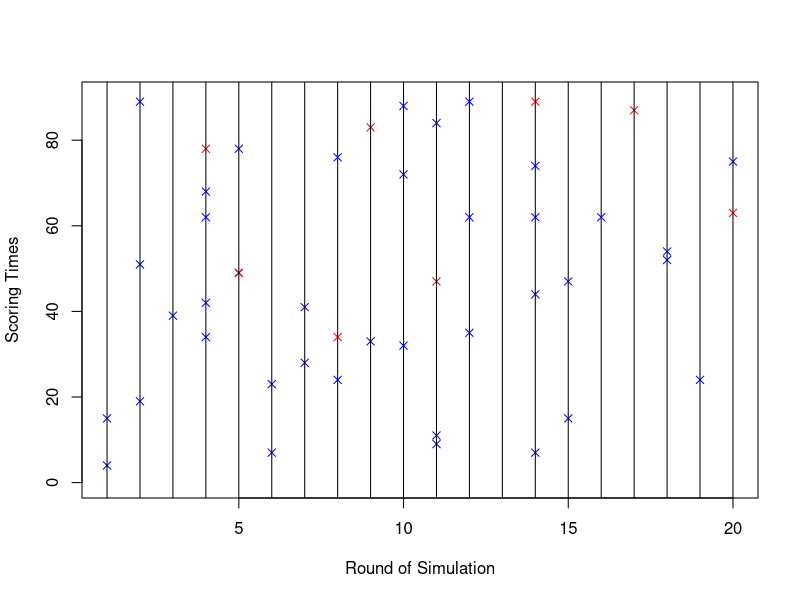
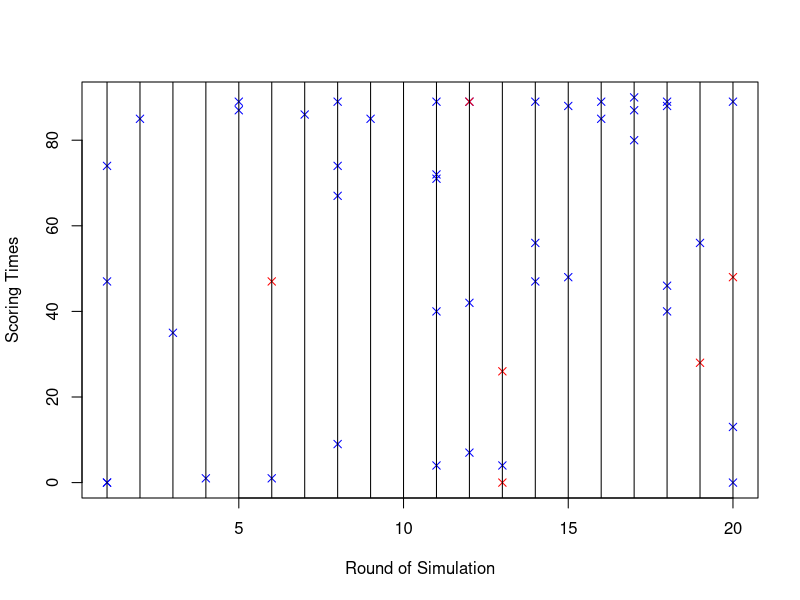

Reproduce these figures in R, in order.
library(dplyr)
library(plyr)

champ.adjust <- c((28 + 40 + 32)/ (83 + 72 + 60),(62 + 85 + 74)/ (43 + 37 + 44))
# sum of total goals for/against for the 3 relegated teams divided by 
# sum of total goals for/against for the 3 championship teams

HA.goals <- read.csv("2013-14 Total Goals.csv",header = T)

for (i in 1:nrow(HA.goals)) {
	if(is.na(HA.goals[i,]$Championship.Teams)){
		HA.goals[i,]$Championship.Teams <- FALSE
	}
	if(HA.goals[i,]$Championship.Teams == TRUE){
		HA.goals[i,c(2,4)] <- floor(HA.goals[i,c(2,4)] * champ.adjust[1])
		HA.goals[i,c(3,5)] <- floor(HA.goals[i,c(3,5)] * champ.adjust[2])
	}
}
HA.goals <- HA.goals[,-6]

total <- apply(HA.goals[,-1],FUN = sum,MARGIN = 2)

HA.goals <- HA.goals %>% mutate(HGF = Home.Goals.For*20/total[1],
																HGA = Home.Goals.Against*20/total[2],
																AGF = Away.Goals.For*20/total[2],
																AGA = Away.Goals.Against*20/total[1])

##########

simulate_poisson <- function(alpha,beta,home,team,opponent){
	stopifnot(is.logical(home))
	adjust <- numeric()
	if(home == TRUE){
		adjust <- HA.goals$HGF[HA.goals$Team == team]*
			HA.goals$AGA[HA.goals$Team == opponent]
	} else {
		adjust <- HA.goals$AGF[HA.goals$Team == team]*
			HA.goals$HGA[HA.goals$Team == opponent]
	}
	N <- rpois(1,lambda = 975/380/2*adjust)
	S <- numeric()
	if(N != 0){
		for (i in 1:N) {
			S <- append(S,rbeta(1,shape1 = alpha,shape2 = beta))
		}
	}
	return(floor(sort(S)*90))
}

simulate_bayesian <- function(alpha,beta,home,team,opponent){
	stopifnot(is.logical(home))
	adjust <- numeric()
	if(home == TRUE){
		adjust <- HA.goals$HGF[HA.goals$Team == team]*
			HA.goals$AGA[HA.goals$Team == opponent]
	} else {
		adjust <- HA.goals$AGF[HA.goals$Team == team]*
			HA.goals$HGA[HA.goals$Team == opponent]
	}
	N <- rpois(1,lambda = 975/380/2*adjust)
	S <- numeric()
	if(N != 0){
		for (i in 1:N) {
			S <- append(S,rbeta(1,shape1 = rexp(1,rate = 1/alpha),shape2 = rexp(1,rate = 1/beta)))
		}
	}
	return(floor(sort(S)*90))
}

# Example: Chelsea (Home) vs. Aston Villa (Away)
# Poisson Process
set.seed(1)
S_Chelsea <- simulate_poisson(alpha = 1.074,beta = 0.84,
															home = TRUE,team = "Chelsea",opponent = "Aston Villa")
S_Chelsea

S_Aston <- simulate_poisson(alpha = 1.074,beta = 0.84,
														home = FALSE,team = "Aston Villa",opponent = "Chelsea")
S_Aston

N <- 20
plot(x = NULL,y = NULL,xlim = c(1,N),ylim = c(0,90),
		 xlab = "Round of Simulation",ylab = "Scoring Times")
for (i in 1:N) {
	S_Chelsea <- simulate_poisson(alpha = 1.1225,beta = 0.8149,
																home = TRUE,team = "Chelsea",opponent = "Aston Villa")
	S_Aston <- simulate_poisson(alpha = 1.1225,beta = 0.8149,
															home = FALSE,team = "Aston Villa",opponent = "Chelsea")
	if(length(S_Chelsea) != 0){
		for(j in S_Chelsea) {
			points(x = i,y = j,col = "blue",pch = 4)
		}
	}
	if(length(S_Aston) != 0){
		for (k in S_Aston) {
			points(x = i,y = k,col = "red",pch = 4)
		}
	}
	abline(v = i)
}

# bayesian Process
S_Chelsea <- simulate_bayesian(alpha = 1.074,beta = 0.84,
															home = TRUE,team = "Chelsea",opponent = "Aston Villa")
S_Chelsea

S_Aston <- simulate_bayesian(alpha = 1.074,beta = 0.84,
														home = FALSE,team = "Aston Villa",opponent = "Chelsea")
S_Aston

N <- 20
plot(x = NULL,y = NULL,xlim = c(1,N),ylim = c(0,90),
		 xlab = "Round of Simulation",ylab = "Scoring Times",title = "Chelsea (H) vs. Aston Villa 20 simulations")
for (i in 1:N) {
	S_Chelsea <- simulate_bayesian(alpha = 1.1225,beta = 0.8149,
																home = TRUE,team = "Chelsea",opponent = "Aston Villa")
	S_Aston <- simulate_bayesian(alpha = 1.1225,beta = 0.8149,
															home = FALSE,team = "Aston Villa",opponent = "Chelsea")
	if(length(S_Chelsea) != 0){
		for(j in S_Chelsea) {
			points(x = i,y = j,col = "blue",pch = 4)
		}
	}
	if(length(S_Aston) != 0){
		for (k in S_Aston) {
			points(x = i,y = k,col = "red",pch = 4)
		}
	}
	abline(v = i)
}
